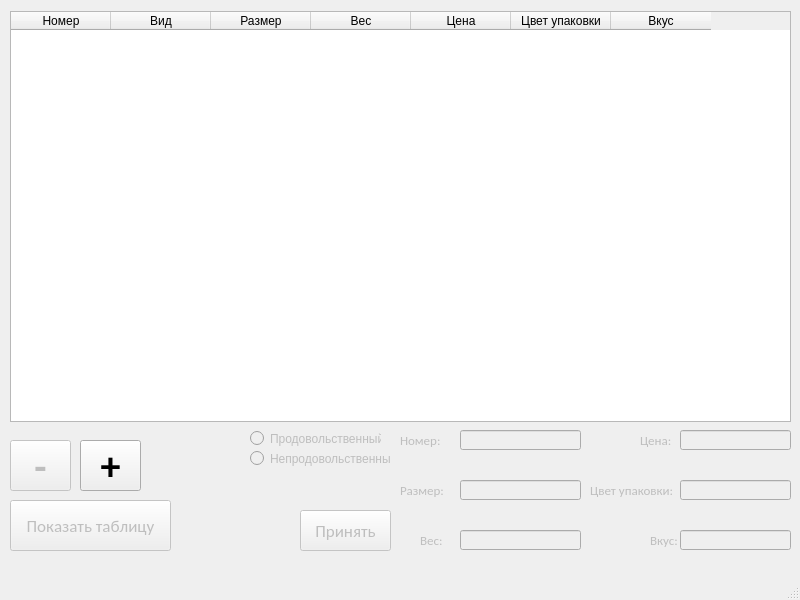
<?xml version="1.0" encoding="UTF-8"?>
<ui version="4.0">
 <class>MainWindow</class>
 <widget class="QMainWindow" name="MainWindow">
  <property name="geometry">
   <rect>
    <x>0</x>
    <y>0</y>
    <width>800</width>
    <height>600</height>
   </rect>
  </property>
  <property name="windowTitle">
   <string>MainWindow</string>
  </property>
  <widget class="QWidget" name="centralwidget">
   <widget class="QTableWidget" name="tableWidget">
    <property name="geometry">
     <rect>
      <x>10</x>
      <y>11</y>
      <width>781</width>
      <height>411</height>
     </rect>
    </property>
    <column>
     <property name="text">
      <string>Номер</string>
     </property>
    </column>
    <column>
     <property name="text">
      <string>Вид</string>
     </property>
    </column>
    <column>
     <property name="text">
      <string>Размер</string>
     </property>
    </column>
    <column>
     <property name="text">
      <string>Вес</string>
     </property>
    </column>
    <column>
     <property name="text">
      <string>Цена</string>
     </property>
    </column>
    <column>
     <property name="text">
      <string>Цвет упаковки</string>
     </property>
    </column>
    <column>
     <property name="text">
      <string>Вкус</string>
     </property>
    </column>
   </widget>
   <widget class="QPushButton" name="pushButton">
    <property name="geometry">
     <rect>
      <x>80</x>
      <y>440</y>
      <width>61</width>
      <height>51</height>
     </rect>
    </property>
    <property name="font">
     <font>
      <family>Calibri</family>
      <pointsize>30</pointsize>
      <weight>75</weight>
      <italic>false</italic>
      <bold>true</bold>
      <underline>false</underline>
      <strikeout>false</strikeout>
      <stylestrategy>PreferDefault</stylestrategy>
      <kerning>false</kerning>
     </font>
    </property>
    <property name="mouseTracking">
     <bool>false</bool>
    </property>
    <property name="text">
     <string>+</string>
    </property>
   </widget>
   <widget class="QPushButton" name="pushButton_2">
    <property name="enabled">
     <bool>false</bool>
    </property>
    <property name="geometry">
     <rect>
      <x>10</x>
      <y>440</y>
      <width>61</width>
      <height>51</height>
     </rect>
    </property>
    <property name="font">
     <font>
      <family>Calibri</family>
      <pointsize>30</pointsize>
      <weight>75</weight>
      <italic>false</italic>
      <bold>true</bold>
      <underline>false</underline>
      <strikeout>false</strikeout>
      <stylestrategy>PreferDefault</stylestrategy>
      <kerning>false</kerning>
     </font>
    </property>
    <property name="mouseTracking">
     <bool>false</bool>
    </property>
    <property name="text">
     <string>-</string>
    </property>
   </widget>
   <widget class="QLabel" name="label_2">
    <property name="enabled">
     <bool>false</bool>
    </property>
    <property name="geometry">
     <rect>
      <x>400</x>
      <y>430</y>
      <width>41</width>
      <height>20</height>
     </rect>
    </property>
    <property name="font">
     <font>
      <family>Calibri</family>
      <pointsize>10</pointsize>
      <weight>50</weight>
      <bold>false</bold>
     </font>
    </property>
    <property name="text">
     <string>Номер:</string>
    </property>
   </widget>
   <widget class="QLabel" name="label_3">
    <property name="enabled">
     <bool>false</bool>
    </property>
    <property name="geometry">
     <rect>
      <x>420</x>
      <y>530</y>
      <width>31</width>
      <height>20</height>
     </rect>
    </property>
    <property name="font">
     <font>
      <family>Calibri</family>
      <pointsize>10</pointsize>
      <weight>50</weight>
      <bold>false</bold>
     </font>
    </property>
    <property name="text">
     <string>Вес:</string>
    </property>
   </widget>
   <widget class="QLabel" name="label_4">
    <property name="enabled">
     <bool>false</bool>
    </property>
    <property name="geometry">
     <rect>
      <x>640</x>
      <y>430</y>
      <width>41</width>
      <height>20</height>
     </rect>
    </property>
    <property name="font">
     <font>
      <family>Calibri</family>
      <pointsize>10</pointsize>
      <weight>50</weight>
      <bold>false</bold>
     </font>
    </property>
    <property name="text">
     <string>Цена:</string>
    </property>
   </widget>
   <widget class="QLabel" name="label_5">
    <property name="enabled">
     <bool>false</bool>
    </property>
    <property name="geometry">
     <rect>
      <x>590</x>
      <y>480</y>
      <width>91</width>
      <height>20</height>
     </rect>
    </property>
    <property name="font">
     <font>
      <family>Calibri</family>
      <pointsize>10</pointsize>
      <weight>50</weight>
      <bold>false</bold>
     </font>
    </property>
    <property name="text">
     <string>Цвет упаковки:</string>
    </property>
   </widget>
   <widget class="QLabel" name="label_6">
    <property name="enabled">
     <bool>false</bool>
    </property>
    <property name="geometry">
     <rect>
      <x>650</x>
      <y>530</y>
      <width>31</width>
      <height>20</height>
     </rect>
    </property>
    <property name="font">
     <font>
      <family>Calibri</family>
      <pointsize>10</pointsize>
      <weight>50</weight>
      <bold>false</bold>
     </font>
    </property>
    <property name="text">
     <string>Вкус:</string>
    </property>
   </widget>
   <widget class="QLineEdit" name="lineEdit_2">
    <property name="enabled">
     <bool>false</bool>
    </property>
    <property name="geometry">
     <rect>
      <x>460</x>
      <y>480</y>
      <width>121</width>
      <height>20</height>
     </rect>
    </property>
   </widget>
   <widget class="QLineEdit" name="lineEdit_3">
    <property name="enabled">
     <bool>false</bool>
    </property>
    <property name="geometry">
     <rect>
      <x>460</x>
      <y>530</y>
      <width>121</width>
      <height>20</height>
     </rect>
    </property>
   </widget>
   <widget class="QLineEdit" name="lineEdit_4">
    <property name="enabled">
     <bool>false</bool>
    </property>
    <property name="geometry">
     <rect>
      <x>680</x>
      <y>430</y>
      <width>111</width>
      <height>20</height>
     </rect>
    </property>
   </widget>
   <widget class="QLineEdit" name="lineEdit_5">
    <property name="enabled">
     <bool>false</bool>
    </property>
    <property name="geometry">
     <rect>
      <x>680</x>
      <y>480</y>
      <width>111</width>
      <height>20</height>
     </rect>
    </property>
   </widget>
   <widget class="QLineEdit" name="lineEdit_6">
    <property name="enabled">
     <bool>false</bool>
    </property>
    <property name="geometry">
     <rect>
      <x>680</x>
      <y>530</y>
      <width>111</width>
      <height>20</height>
     </rect>
    </property>
   </widget>
   <widget class="QPushButton" name="pushButton_3">
    <property name="enabled">
     <bool>false</bool>
    </property>
    <property name="geometry">
     <rect>
      <x>300</x>
      <y>510</y>
      <width>91</width>
      <height>41</height>
     </rect>
    </property>
    <property name="font">
     <font>
      <family>Calibri</family>
      <pointsize>13</pointsize>
      <weight>50</weight>
      <italic>false</italic>
      <bold>false</bold>
      <underline>false</underline>
      <strikeout>false</strikeout>
      <stylestrategy>PreferDefault</stylestrategy>
      <kerning>false</kerning>
     </font>
    </property>
    <property name="mouseTracking">
     <bool>false</bool>
    </property>
    <property name="text">
     <string>Принять</string>
    </property>
   </widget>
   <widget class="QLineEdit" name="lineEdit_7">
    <property name="enabled">
     <bool>false</bool>
    </property>
    <property name="geometry">
     <rect>
      <x>460</x>
      <y>430</y>
      <width>121</width>
      <height>20</height>
     </rect>
    </property>
   </widget>
   <widget class="QRadioButton" name="radioButton">
    <property name="enabled">
     <bool>false</bool>
    </property>
    <property name="geometry">
     <rect>
      <x>250</x>
      <y>430</y>
      <width>131</width>
      <height>17</height>
     </rect>
    </property>
    <property name="text">
     <string>Продовольственный</string>
    </property>
   </widget>
   <widget class="QRadioButton" name="radioButton_2">
    <property name="enabled">
     <bool>false</bool>
    </property>
    <property name="geometry">
     <rect>
      <x>250</x>
      <y>450</y>
      <width>141</width>
      <height>17</height>
     </rect>
    </property>
    <property name="text">
     <string>Непродовольственный</string>
    </property>
   </widget>
   <widget class="QLabel" name="label">
    <property name="enabled">
     <bool>false</bool>
    </property>
    <property name="geometry">
     <rect>
      <x>400</x>
      <y>480</y>
      <width>51</width>
      <height>20</height>
     </rect>
    </property>
    <property name="font">
     <font>
      <family>Calibri</family>
      <pointsize>10</pointsize>
      <weight>50</weight>
      <bold>false</bold>
     </font>
    </property>
    <property name="text">
     <string>Размер:</string>
    </property>
   </widget>
   <widget class="QPushButton" name="pushButton_4">
    <property name="enabled">
     <bool>false</bool>
    </property>
    <property name="geometry">
     <rect>
      <x>10</x>
      <y>500</y>
      <width>161</width>
      <height>51</height>
     </rect>
    </property>
    <property name="font">
     <font>
      <family>Calibri</family>
      <pointsize>13</pointsize>
      <weight>50</weight>
      <italic>false</italic>
      <bold>false</bold>
      <underline>false</underline>
      <strikeout>false</strikeout>
      <stylestrategy>PreferDefault</stylestrategy>
      <kerning>false</kerning>
     </font>
    </property>
    <property name="mouseTracking">
     <bool>false</bool>
    </property>
    <property name="text">
     <string>Показать таблицу</string>
    </property>
   </widget>
  </widget>
  <widget class="QMenuBar" name="menubar">
   <property name="geometry">
    <rect>
     <x>0</x>
     <y>0</y>
     <width>800</width>
     <height>21</height>
    </rect>
   </property>
  </widget>
  <widget class="QStatusBar" name="statusbar"/>
 </widget>
 <resources/>
 <connections/>
</ui>
